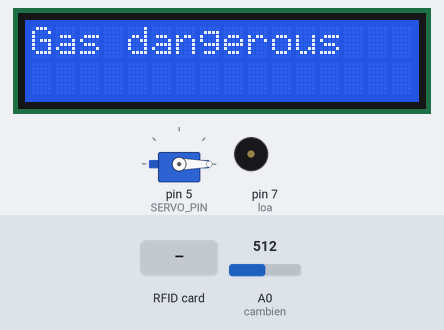
Recording of a sketch running on a simulated Arduino Uno, built with avr-gcc and run on an emulated ATmega328P. On the bench: 16×2 character LCD, servo, buzzer (waves = sounding). The inputs (shaded band) are chosen by the test bench; at power-on: A0 (cambien) = 512. What the sketch prints to the serial monitor is not drawn.

Above: at 1.3 s.
1.4 s: RFID card 5E 7A 19 C4 held to the reader
At 8.2 s:
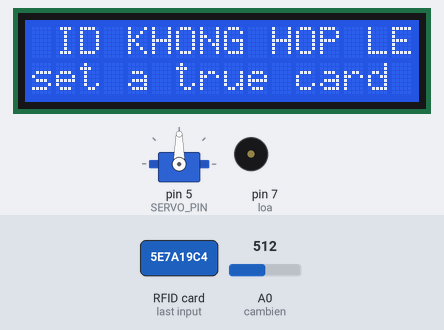
10.9 s: RFID card 03 89 86 16 held to the reader
At 17.4 s:
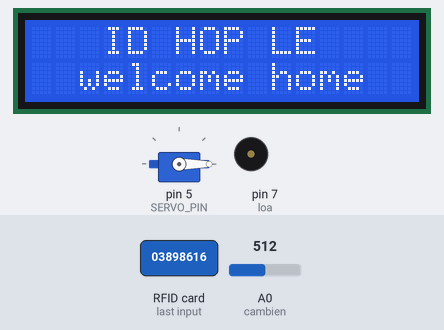
20.1 s: A0 (cambien) set to 716
At 29.4 s:
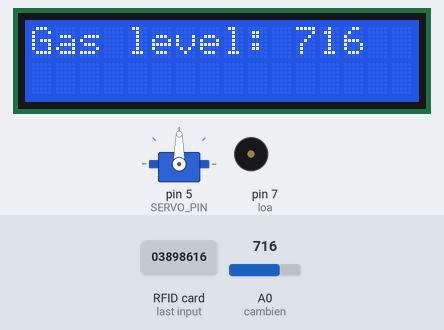
31.4 s: A0 (cambien) set to 900
At 41.9 s:
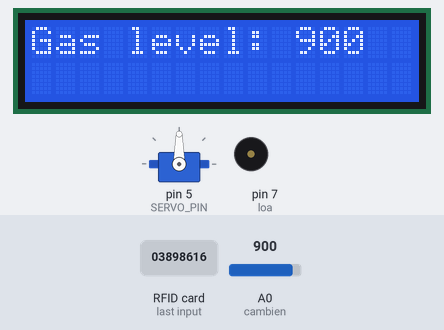
43.7 s: A0 (cambien) set to 1023
At 54.5 s:
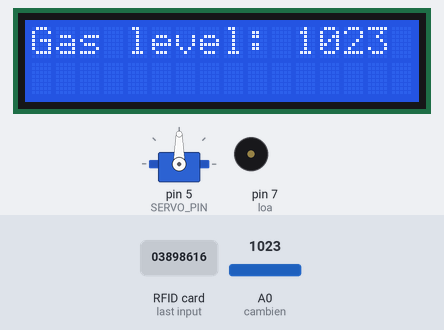
Timing chart, 0 to 57.0 s (numbered marks = the images above; inputs shaded):
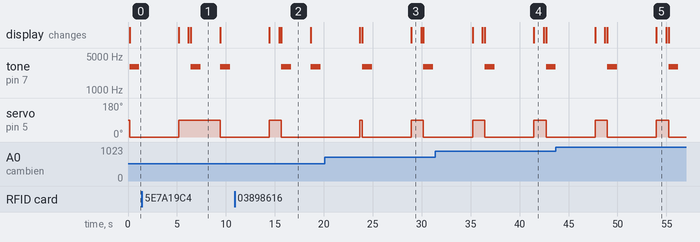

Measured:
- after the input at 1.4 s, the display: first differs from a run without the input after 5.0 s (image 1)
- after the input at 10.9 s, the display: first differs from a run without the input after 4.8 s (image 2)
- by itself, tone on pin 7 (loa): alternates 3000 Hz for 1.0 s and silent for 5.3 s
- by itself, servo on pin 5 (SERVO_PIN): alternates 90° for 1.2 s and 0° for 5.0 s
- what the display in image 1 shows lasts 3.0 s, from 6.4 s to 9.4 s
- what the display in image 3 shows lasts 1.0 s, from 28.9 s to 29.9 s

The sketch:

test.ino
```cpp
#include <Wire.h>
#include <LiquidCrystal_I2C.h>
#include <SPI.h>
#include <MFRC522.h>
#include <Servo.h>

int cambien = A0;
int giatri;
int loa = 7;
#define SS_PIN 10
#define RST_PIN 9
#define SERVO_PIN 5
Servo myServo; // Khai báo đối tượng Servo
MFRC522 mfrc522(SS_PIN, RST_PIN);
LiquidCrystal_I2C lcd(0x27, 16, 2); // Địa chỉ I2C của màn hình LCD và số cột, số hàng

bool isRFIDVerified = false;
bool isGasDetected = false;

void setup() {
  Serial.begin(9600);
  lcd.init();
  lcd.backlight(); // Bật đèn nền
  SPI.begin();
  mfrc522.PCD_Init();
  Serial.println("Approach the RFID card to the reader...");
  Serial.println();
  myServo.attach(SERVO_PIN);
  pinMode(loa, OUTPUT);
  pinMode(cambien, INPUT);
}

void loop() {
  if (!mfrc522.PICC_IsNewCardPresent()) {
    isRFIDVerified = false;
  } else if (!mfrc522.PICC_ReadCardSerial()) {
    isRFIDVerified = false;
  } else {
    String content = "";
    for (byte i = 0; i < mfrc522.uid.size; i++) {
      content.concat(String(mfrc522.uid.uidByte[i] < 0x10 ? " 0" : " "));
      content.concat(String(mfrc522.uid.uidByte[i], HEX));
    }

    if (content.substring(1) == "03 89 86 16") { // Thay đổi ID tùy thuộc vào thẻ RFID của bạn
      lcd.setCursor(3, 0);
      lcd.print("ID HOP LE");
      lcd.setCursor(2, 1);
      lcd.print("welcome home");
      myServo.write(0);
      tone(loa, 3000, 1000);
      delay(3000);
      noTone(loa);
      myServo.write(90);
      lcd.clear();

      isRFIDVerified = true;
    } else {
      lcd.setCursor(1, 0);
      lcd.print("ID KHONG HOP LE");
      lcd.setCursor(0, 1);
      lcd.print("set a true card ");
      tone(loa, 3000, 1000);
      delay(3000);
      noTone(loa);
      lcd.clear();

      isRFIDVerified = false;
    }
  }

  giatri = analogRead(cambien);
  if (giatri > 500) {
    lcd.setCursor(0, 0);
    lcd.print("Gas dangerous");
    tone(loa, 3000, 1000);
    myServo.write(0);
    delay(5000);
    noTone(loa);
    lcd.clear();
    myServo.write(90);

    isGasDetected = true;
  } else {
    isGasDetected = false;
  }

  if (isGasDetected && !isRFIDVerified) {
    lcd.setCursor(0,0);
    lcd.print("Gas level: ");
    lcd.print(giatri); // Hiển thị giá trị cảm biến
    delay(1000); // Đợi 1 giây trước khi xóa màn hình
    lcd.clear();
  }

  Serial.print("giá trị cảm biến : ");
  Serial.println(giatri);
  delay(200);
}
```
